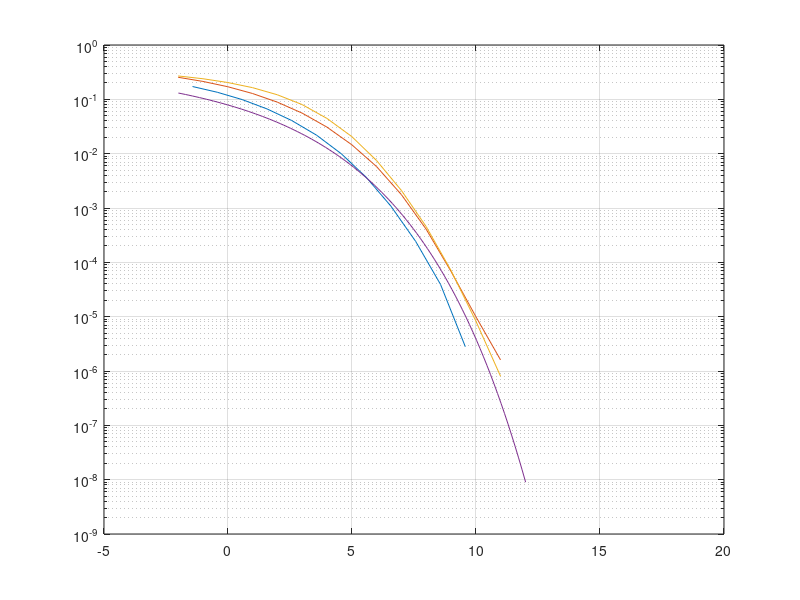

The MATLAB source for this figure:
% figure plotting script
clear all;
load('ham_data')
ber_ham = ber_coded;
ebno_ham = snr_vec + 10*log10(4/7);
load('rm_data')
ber_rm = ber_coded;
ebno_rm = snr_vec + 10*log10(.5);;
load('golay_data')
ber_gol = ber_coded;
ebno_gol = snr_vec + 10*log10(.5);;

figure
semilogy(ebno_ham, ber_ham);
hold on
semilogy(ebno_rm, ber_rm);
hold on
semilogy(ebno_gol, ber_gol);
hold on
ebno = linspace(-2, 12, 100);
ber_theory = qfunc( sqrt( 2*10.^(ebno/10) ) );
semilogy(ebno, ber_theory)

grid on